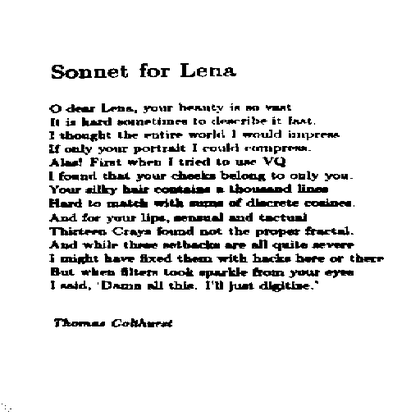
%> input picture DIP/Assignment2/test-images-for-q2/son3.gif, 420 x 420 px, shrunk from 512 x 512 before the run
$ octave Question2.m   (GNU Octave 9; MATLAB toolbox functions it lacks are replaced by stand-ins)
%> lines starting %> are read from the running program, lines starting %| are printed output that depends on the picture; in (x1, y1, x2, y2) boxes, pixels count from 0 and x2, y2 are one past the last pixel; in counts of white or black regions, pixels touching at a corner belong together; the program's own positions count from 1
### DIP/Assignment2/myFFT.m
function [ fimg ] = myFFT( simg )
fimg=log(1+abs(fftshift(fft2(simg))));
fimg=fimg/max(fimg(:));
end

### DIP/Assignment2/Question2.m
%% Question 2
% step-1 -> fourier transform of both image
% step-2 -> use thresholding, bwmorphing to get the points
% step-3 -> Determin angle from points


clear;
clc;

P1='D:\MS CSE\Assignments\DIP\Assignment2\test-images-for-q2\son3.gif';
P2='D:\MS CSE\Assignments\DIP\Assignment2\test-images-for-q2\son3rot1.gif';
P3='D:\MS CSE\Assignments\DIP\Assignment2\test-images-for-q2\son3rot2.gif';
P4='D:\MS CSE\Assignments\DIP\Assignment2\test-images-for-q2\son3rot3.gif';


[sImg cmap]=imread(P1);
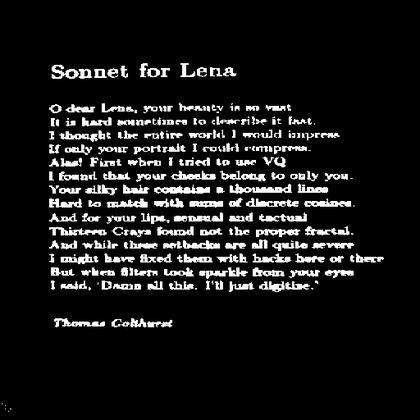
%> sImg: size 420x420 uint8; min 0, max 255, mean 23.6
%> cmap = 256 rows, first 12: [1 1 1; 0.996 0.996 0.996; 0.992 0.992 0.992; 0.988 0.988 0.988; 0.984 0.984 0.984; 0.98 0.98 0.98; 0.976 0.976 0.976; 0.973 0.973 0.973; 0.969 0.969 0.969; 0.965 0.965 0.965; 0.961 0.961 0.961; 0.957 0.957 0.957]

inp=1;
inp=input('Please select second image to compare (1,2,3):');  %commented
%> the answer given: 1
% for publishing purpose
if(inp==1)
    [r1Img cmap1]=imread(P2);
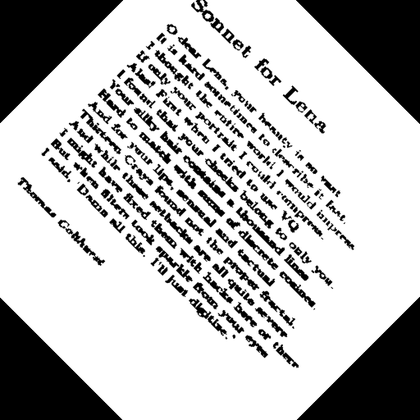
%> input picture DIP/Assignment2/test-images-for-q2/son3rot1.gif, 420 x 420 px, shrunk from 512 x 512 before the run
%> r1Img is the input picture: size 420x420 uint8; min 0, max 255, mean 187.4
%> cmap1 = 256 rows, first 12: [0 0 0; 0.00392 0.00392 0.00392; 0.00784 0.00784 0.00784; 0.0118 0.0118 0.0118; 0.0157 0.0157 0.0157; 0.0196 0.0196 0.0196; 0.0235 0.0235 0.0235; 0.0275 0.0275 0.0275; 0.0314 0.0314 0.0314; 0.0353 0.0353 0.0353; 0.0392 0.0392 0.0392; 0.0431 0.0431 0.0431]
elseif(inp==2)
    [r1Img cmap1]=imread(P3);
else
    [r1Img cmap1]=imread(P4);
end
[r1Img cmap1]=imread(P4);
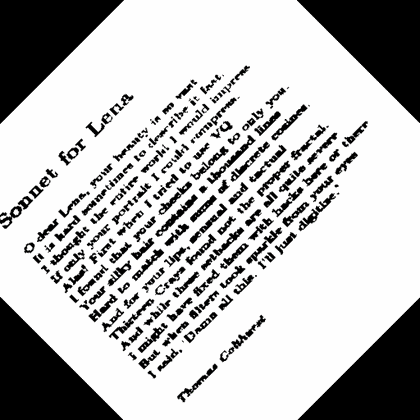
%> input picture DIP/Assignment2/test-images-for-q2/son3rot3.gif, 420 x 420 px, shrunk from 512 x 512 before the run
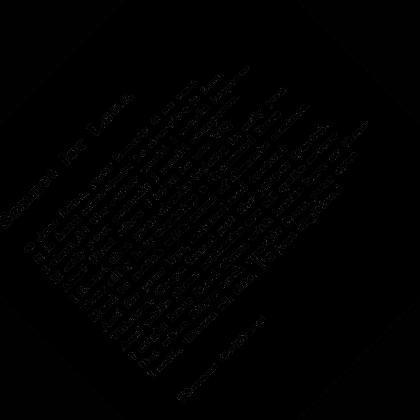
%> r1Img: size 420x420 uint8; min 0, max 69, mean 1.2
%> cmap1 = 128 rows, first 12: [0.996 0.996 0.996; 0 0 0; 0.914 0.91 0.91; 0.0863 0.0863 0.0863; 0.153 0.153 0.157; 0.843 0.843 0.839; 0.788 0.784 0.788; 0.282 0.278 0.282; 0.212 0.212 0.212; 0.659 0.655 0.659; 0.714 0.714 0.714; 0.333 0.337 0.337]

[x1 y1]=size(sImg);
%> x1 = 420; y1 = 420
[x2 y2]=size(r1Img);
%> x2 = 420; y2 = 420
ft=myFFT(sImg);
ftr1=myFFT(r1Img);
%> in myFFT (call 2), `fimg=fimg/max(fimg(:));`:
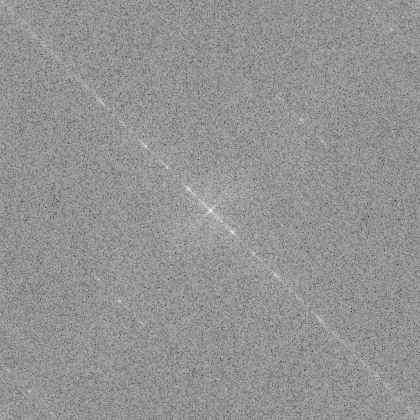
%> fimg: size 420x420 double; min 0.143, max 1, mean 0.58

BW = im2bw(ft,0.65);
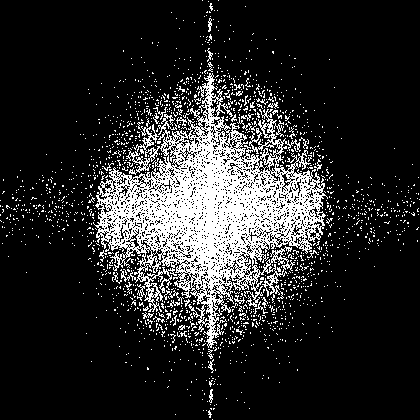
%> BW: size 420x420 logical; 16.4% white in thin lines or dots
BW=bwmorph(BW,'shrink');
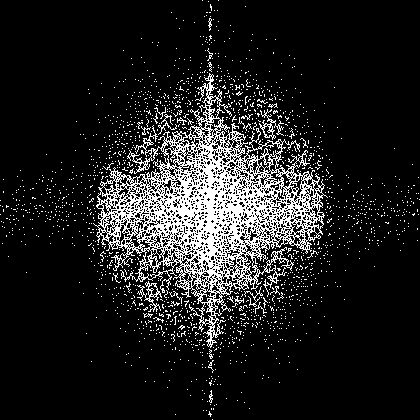
%> BW: size 420x420 logical; 12.5% white in thin lines or dots
aa=BW;
BWr1 = im2bw(ftr1,0.85);
%> BWr1: size 420x420 logical; 0.01% white in thin lines or dots, all inside (x1, y1, x2, y2) = (188, 188, 233, 233)
BWr1=bwmorph(BWr1,'shrink');
%> BWr1: size 420x420 logical; 0% white in thin lines or dots, all inside (x1, y1, x2, y2) = (189, 189, 233, 233)
bb=BWr1;


point=[0 0];
point1=[0 0];
for i=1:x1
    for j=1:y1
        if(BW(i,j)>0)
            point=[point;[i j]];

        end
        if(BWr1(i,j)>0)
            point1=[point1;[i j]];

        end
    end
end
%> after the loop, point1 = [0 0; 190 190; 211 211; 233 233]


point=point(2:size(point,1),:);
point1=point1(2:size(point1,1),:);
%> point1 = [190 190; 211 211; 233 233]

   x1=point(1,1);
%> x1 = 1
   x2=point(size(point,1),1);
   y1=point(1,2);
%> y1 = 203
   y2=point(size(point,1),2);
%> y2 = 213
   a1=(atan((y2-y1)/(x2-x1)))*180/pi;
%> a1 = 1.37
%> (the run ends here)
